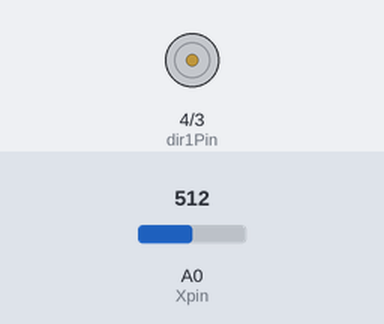
Recording of a sketch running on a simulated Arduino Uno, built with avr-gcc and run on an emulated ATmega328P. Parts: motor-driver pin pairs drawn as motors (green arrow = first pin HIGH = forward, orange = second pin HIGH = backward, longer = more drive, scaled by the enable pin). The inputs (shaded band) are chosen by the test bench; at power-on: A0 (Xpin) = 512. What the sketch prints to the serial monitor is not drawn.

Above: at 1.2 s.
1.3 s: A0 (Xpin) set to 716
At 2.8 s:
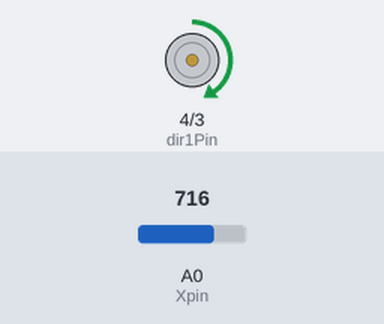
3.1 s: A0 (Xpin) set to 900
At 4.4 s:
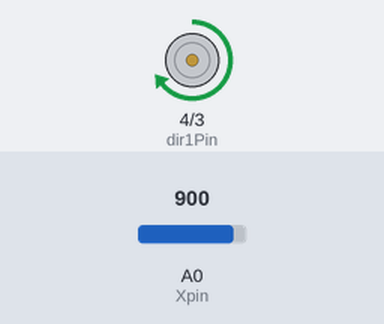
4.9 s: A0 (Xpin) set to 511
At 5.9 s:
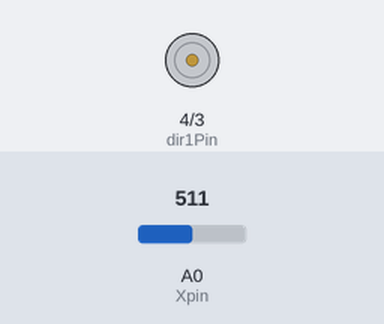
6.7 s: A0 (Xpin) set to 492
At 7.4 s:
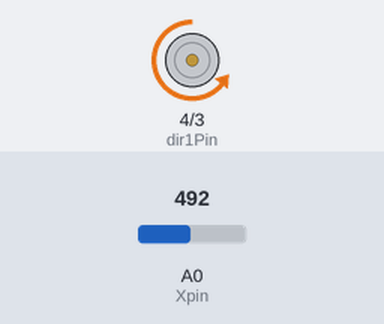
8.5 s: A0 (Xpin) set to 522
At 10.0 s:
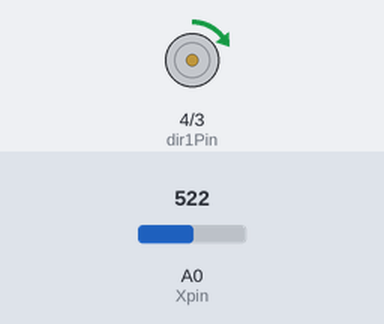
10.3 s: A0 (Xpin) set to 306
At 11.6 s:
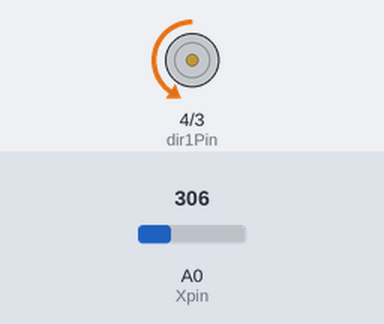
Timing chart, 0 to 13.1 s (numbered marks = the images above; inputs shaded):
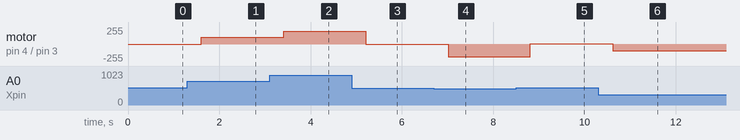

The sketch:

DCMotorjoystick.ino
```cpp
//don't use power supply as it is only 5V, use the battery itself

//Control a speed and direction of a motor with the XPin on the joystick


int speedPin = 5;
int dir1Pin = 4;
int dir2Pin = 3;
int motorSpeed;

int Xpin = A0;
int Xval;
int dt = 200;

void setup() {
  // put your setup code here, to run once:
  Serial.begin(9600);
  pinMode(speedPin,OUTPUT);
  pinMode(dir1Pin,OUTPUT);
  pinMode(dir2Pin,OUTPUT);
  pinMode(Xpin,INPUT);


}

void loop() {

   Xval = analogRead(Xpin);
  delay(dt);
  Serial.print("X value =");
  Serial.print(Xval);

  if (Xval < 512) {
  motorSpeed = (-255./512.)*Xval +  255.;
  digitalWrite(dir1Pin,LOW);
  digitalWrite(dir2Pin,HIGH);
  } else {
  motorSpeed = (255./512.)*Xval -  255.;
  digitalWrite(dir1Pin,HIGH);
  digitalWrite(dir2Pin,LOW);
  }
  analogWrite(speedPin,motorSpeed);
}
```

Measured:
- the behaviour switches between 510 and 509 on A0 (Xpin) (found by bisection; images 3 and 4)
- after the input at 1.3 s, motor on pin 4 (dir1Pin) / pin 3 (dir2Pin): stopped → forward 101/255 after 0.30 s
- after the input at 3.1 s, motor on pin 4 (dir1Pin) / pin 3 (dir2Pin): forward 101/255 → forward 193/255 after 0.31 s
- after the input at 4.9 s, motor on pin 4 (dir1Pin) / pin 3 (dir2Pin): forward 193/255 → stopped after 0.31 s
- after the input at 6.7 s, motor on pin 4 (dir1Pin) / pin 3 (dir2Pin): stopped → backward 193/255 after 0.31 s
- after the input at 8.5 s, motor on pin 4 (dir1Pin) / pin 3 (dir2Pin): backward 193/255 → forward 4/255 after 0.32 s
- after the input at 10.3 s, motor on pin 4 (dir1Pin) / pin 3 (dir2Pin): forward 4/255 → backward 102/255 after 0.32 s
